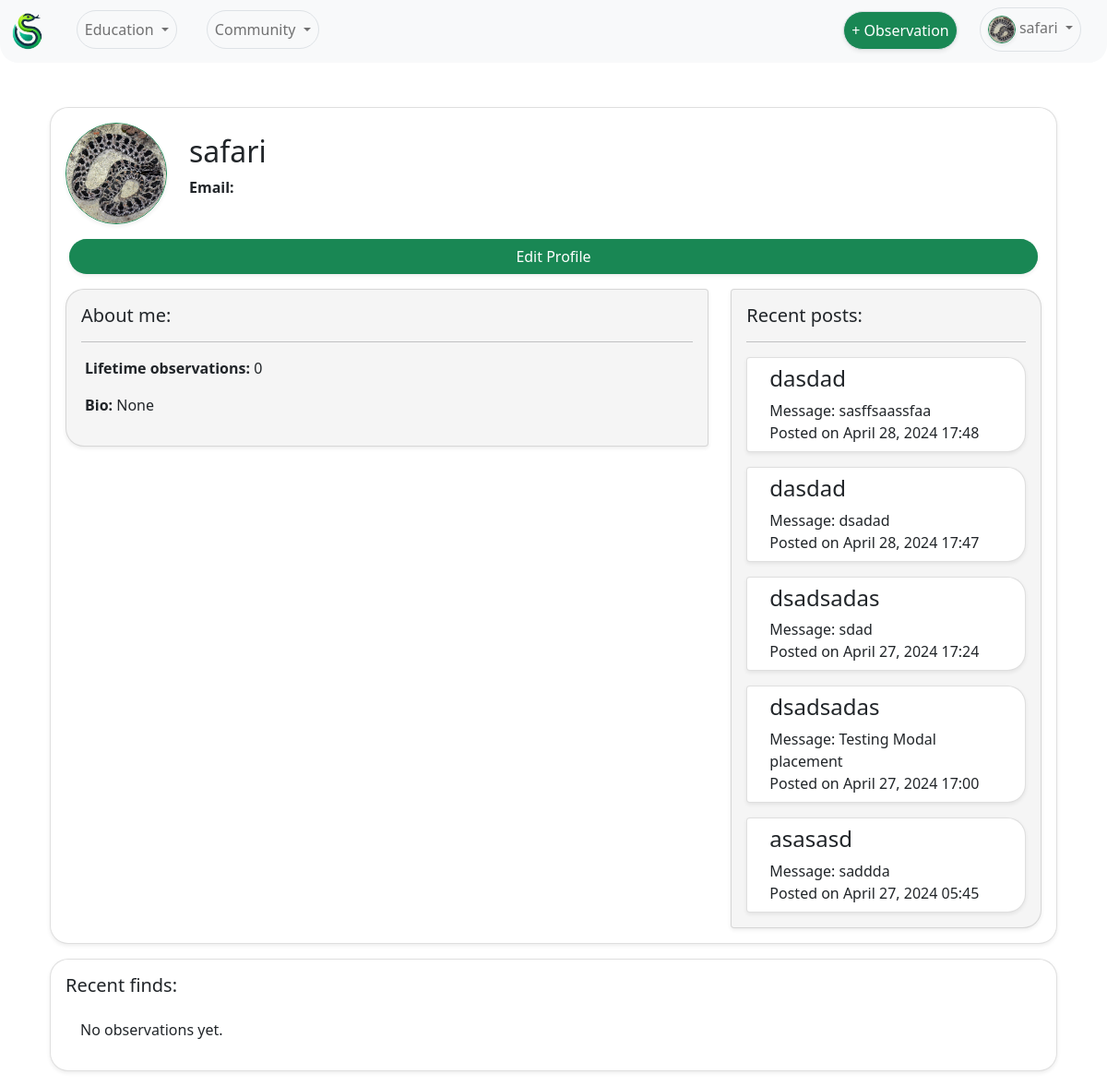
Screenshot of /auth/profile/ (signed in) with the database file from the repository.
### UserAuth/models.py (models this page shows, shortened)
class UserProfile(models.Model):
    user = models.OneToOneField(User, on_delete=models.CASCADE) # Link the user profile to a user model instance
    profile_pic = models.ImageField(upload_to='profile_pics/', default='profile_pics/default.jpg' ,null=True, blank=True) # User profile picture
    bio = models.TextField(null=True, blank=True) # User bio
    observations = models.IntegerField(default=0) # User observation count

### Forum/models.py (models this page shows, shortened)
class Post(models.Model):
    thread = models.ForeignKey(Thread, on_delete=models.CASCADE, related_name='posts')
    message = models.TextField()
    created_by = models.ForeignKey(User, on_delete=models.CASCADE, related_name='posts_created')
    created_at = models.DateTimeField(auto_now_add=True)
    updated_at = models.DateTimeField(auto_now=True)

class Thread(models.Model):
    title = models.CharField(max_length=255)
    board = models.ForeignKey(Board, on_delete=models.CASCADE, related_name='threads')
    starter = models.ForeignKey(User, on_delete=models.CASCADE, related_name='threads_started')
    created_at = models.DateTimeField(auto_now_add=True)
    updated_at = models.DateTimeField(auto_now=True)

### UserAuth/views.py (the view)
# urls.py: path('profile/', views.profile_view, name='profile'),
@login_required
def profile_view(request, username=None):
    if username:
        user = get_object_or_404(User, username=username)
    else:
        user = request.user
    userprofile = UserProfile.objects.get(user=user)
    observations = UserObservation.objects.filter(user=user.userprofile)
    recentPosts = Post.objects.filter(created_by=user).order_by('-created_at')[:5] # Get the 5 most recent posts by the user
    recentobservations = observations.order_by('-date')[:6] # Get the 6 most recent observations by the user
    context = {
        'user': user,
        'userprofile': userprofile,
        'observations': observations,
        'recentPosts': recentPosts,
        'recentobservations': recentobservations
    }
    return render(request, 'profile.html', context)

### UserAuth/templates/profile.html (shortened to what this page needs)
{% extends 'base.html' %}
{% block content %}
{% load static %}
<div class="container my-3">
    <div class="card shadow-sm" style="border-radius: 20px; overflow: hidden;">
        <div class="card-body">
            <div class="row align-items-center">
                <div class="col-auto">
                    {% if user.userprofile.profile_pic %}
                        <img src="{{MEDIA_URL}}{{ user.userprofile.profile_pic.url }}" class="rounded-circle border border-success shadow-sm" alt="Profile Picture" style="width: 110px; height: 110px; object-fit: cover;">
                    {% else %}
                        <img src="{% static 'default.jpg' %}" class="rounded-circle border border-success shadow-sm" alt="Default Profile Picture" style="width: 110px; height: 110px; object-fit: cover;">
                    {% endif %}
                </div>
                <div class="col">
                    <h2 class="card-title">
                        {{ user.username | slice:":15" }}
                    </h2>
                    <p><strong>Email:</strong> {{ user.email }}</p>
                </div>
            </div>
            {% if user == request.user %}
                <div class="row mt-3 mb-3 mx-1 shadow-sm editprofile" style="border-radius: 20px; overflow: hidden;">
                    <a href="{% url 'edit_profile' %}" class="btn btn-success">Edit Profile</a>
                </div>
            {% endif %}
            <div class="row mt-3">
                <div class="col-md-8">
                    <div class="card shadow-sm mb-3" style="background-color:whitesmoke; border-top-left-radius: 20px; border-bottom-left-radius: 20px; overflow:hidden">
                        <div class="card-body">
                            <h5 class="card-title mb-3">About me:</h5>
                            <hr>
                            <div class="mx-1">
                                <p><strong>Lifetime observations:</strong> {{ user.userprofile.observations }}</p>
                                <p><strong>Bio:</strong> {{ user.userprofile.bio }}</p>
                            </div>
                        </div>
                    </div>
                </div>
                <div class="col-md-4">
                    <div class="card shadow-sm" style="background-color:whitesmoke; border-top-right-radius: 20px; border-bottom-right-radius: 20px; overflow:hidden">
                        <div class="card-body">
                            <h5 class="card-title">Recent posts:</h5>
                            <hr>
                            {% if recentPosts %}
                                {% for post in recentPosts %}
                                <a href="{% url 'thread_posts' thread_id=post.thread.id %}" class="text-decoration-none" aria-label="Read more about {{ post.thread.title }}">
                                <div class="card shadow-sm mt-3 recentpost" style="border-top-right-radius: 20px; border-bottom-right-radius: 20px; overflow: hidden;">
                                    <div class="mx-4 mt-2 mb-2">
                                        <h4 class="card-title">{{ post.thread.title }}</h4>
                                        <p class="card-text">
                                            Message: {{ post.message|truncatechars:50 }}
                                            <br>
                                            Posted on {{ post.created_at|date:"F d, Y H:i" }}
                                        </p>
                                    </div>
                                </div>
                                </a>
                            {% endfor %}
                            {% else %}
                                <p class="mx-1">No recent posts to display.</p>
                            {% endif %}
                        </div>
                    </div>
                </div>
            </div>
        </div>
    </div>
    <div class="card shadow-sm mt-3" style="border-radius: 20px; overflow: hidden;">
        <div class="card-body">
            <h5 class="card-title">Recent finds:</h5>
            {% if recentobservations %}
            <div class="container mt-3">
                <div class="card shadow-sm" style="border-radius: 20px; overflow: hidden;">
                    <div class="row mx-3">
                        {% for observation in recentobservations %}
                            <div class="col-sm-12 col-md-6">
                                <a href="{% url 'id_view' %}" class="text-decoration-none" aria-label="View details for {{ observation.species|default:"Unknown Species" }}">
                                    <div class="card shadow-sm mt-3 mb-3 obsitem" style="background-color:whitesmoke; border-radius: 20px; overflow: hidden;">
                                        <div class="card-body">
                                            <h5 class="card-title
                                            {% if observation.species %}
                                                text-success
                                            {% else %}
                                                text-danger
                                            {% endif %}">
                                                {{ observation.species|default:"Unknown Species" }}
                                            </h5>
                                            <h6 class="card-subtitle mb-3 text-muted">{{ observation.date|date:"F d, Y H:i" }}</h6>
                                            <p class="card-text">{{ observation.observation }}</p>
                                            <hr>
                                            {% if observation.observation_pic %}
                                                <img src="{{ observation.observation_pic.url }}" alt="Observation Image" style="max-width: 100%; height: auto; border-radius: 20px;">
                                            {% else %}
                                                <p class="card-text">No image uploaded.</p>
                                            {% endif %}
                                        </div>
                                    </div>
                                </a>
                            </div>
                        {% endfor %}
                        {% if user.userprofile.observations > 6 %}
                            <a href="{% url 'user_journal_view' user.username %}" class="btn btn-success rounded-pill mt-3 mb-3">View More</a>
                        {% endif %}
                    </div>
                </div>
            </div>
            {% else %}
                <div class="card-body">
                    <p class="card-text">No observations yet.</p>
                </div>
            {% endif %}
        </div>
    </div>
</div>
{% endblock content %}

### UserAuth/templates/base.html (shortened to what this page needs)
<!DOCTYPE html>
<html lang="en">
    <head>
        <link href="https://cdn.jsdelivr.net/npm/bootstrap@5.0.2/dist/css/bootstrap.min.css" rel="stylesheet">
    </head>
    {% load static %}
    <body>
        <header>
            <nav class="navbar navbar-expand-lg navbar-light bg-light mb-5" style="border-bottom-left-radius: 20px; border-bottom-right-radius: 20px;">
                <div class="container-fluid">
                    <a class="navbar-brand" href="{% url 'home_view' %}">
                        <img src="{% static 'serpentSpotLogo.png' %}" alt="Logo" style="height: 40px; padding: 0px;">
                    </a>
                <div class="collapse navbar-collapse" id="navbarNavDropdown">
                    <ul class="navbar-nav">
                        <li class="nav-item dropdown">
                            <a class="nav-link dropdown-toggle mx-3 mb-1 rounded-pill text-center border expand" href="#" id="navbarDropdownMenuLink" role="button" data-bs-toggle="dropdown" aria-expanded="false">
                                Education
                            </a>
                        </li>
                        <li class="nav-item dropdown">
                            <a class="nav-link dropdown-toggle mx-3 mb-1 rounded-pill text-center border expand" href="#" id="navbarDropdownMenuLink" role="button" data-bs-toggle="dropdown" aria-expanded="false">
                                Community
                            </a>
                        </li>
                    </ul>
                    {% if user.is_authenticated %}
                    <ul class="navbar-nav ms-auto">
                        <li class="nav-item dropdown">
                            <li class="nav-item">
                                <a href="{% url 'journal_view' %}" class="nav-link mx-2 mt-1 mb-1 rounded-pill shadow-sm text-center border expand bg-success text-white">+ Observation</a>
                            </li>
                            <a class="nav-link dropdown-toggle mx-3 mb-1 rounded-pill text-center border expand" href="{% url 'profile' %}" id="navbarProfileDropdown" role="button" data-bs-toggle="dropdown" aria-expanded="false">
                                {% if user.userprofile.profile_pic %}
                                    <img src="{{MEDIA_URL}}{{ request.user.userprofile.profile_pic.url }}" class="rounded-circle border border-success shadow-sm" alt="Profile Picture" style="width: 30px; height: 30px; object-fit: cover;">
                                {% endif %}
                                {{ request.user.username }}
                            </a>
                        </li>
                    </ul>
                    {% endif %}
                </div>
            </nav>
        </header>
        <main role="main" class="container">
            {% block content %}{% endblock content %}
        </main>
        <link href="https://cdnjs.cloudflare.com/ajax/libs/bootstrap-icons/1.8.1/bootstrap-icons.css" rel="stylesheet">
    </body>
</html>

### UserAuth/templates/profile.html (style rules this page uses)
body { background-image: url("https://live.staticflickr.com/5554/14535285422_48531e9131_b.jpg"); }

### UserAuth/templates/base.html (style rules this page uses)
a.text-decoration-none { color: inherit; text-decoration: none; }

### rows the page displays
Post: thread "dasdad", message "sasffsaassfaa", created_at "April 28, 2024 17:48"
Post: thread "dasdad", message "dsadad", created_at "April 28, 2024 17:47"
Post: thread "dsadsadas", message "sdad", created_at "April 27, 2024 17:24"
Post: thread "dsadsadas", message "Testing Modal placement", created_at "April 27, 2024 17:00"
Post: thread "asasasd", message "saddda", created_at "April 27, 2024 05:45"

### other values shown
{{ request.user.username }} "safari"
{{ user.username | slice:":15" }} "safari"
{{ user.userprofile.observations }} "0"
{{ user.userprofile.bio }} "None"
